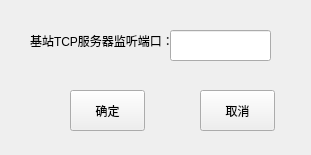
<?xml version="1.0" encoding="UTF-8"?>
<ui version="4.0">
 <class>AncTcpSrvPortConfigWidget</class>
 <widget class="QWidget" name="AncTcpSrvPortConfigWidget">
  <property name="geometry">
   <rect>
    <x>0</x>
    <y>0</y>
    <width>311</width>
    <height>155</height>
   </rect>
  </property>
  <property name="windowTitle">
   <string>Form</string>
  </property>
  <widget class="QPushButton" name="okBtn">
   <property name="geometry">
    <rect>
     <x>70</x>
     <y>90</y>
     <width>75</width>
     <height>41</height>
    </rect>
   </property>
   <property name="text">
    <string>确定</string>
   </property>
  </widget>
  <widget class="QPushButton" name="cancelBtn">
   <property name="geometry">
    <rect>
     <x>200</x>
     <y>90</y>
     <width>75</width>
     <height>41</height>
    </rect>
   </property>
   <property name="text">
    <string>取消</string>
   </property>
  </widget>
  <widget class="QLineEdit" name="tcpSrvPortEdit">
   <property name="geometry">
    <rect>
     <x>170</x>
     <y>30</y>
     <width>101</width>
     <height>31</height>
    </rect>
   </property>
  </widget>
  <widget class="QLabel" name="label">
   <property name="geometry">
    <rect>
     <x>30</x>
     <y>20</y>
     <width>141</width>
     <height>41</height>
    </rect>
   </property>
   <property name="text">
    <string>基站TCP服务器监听端口：</string>
   </property>
  </widget>
 </widget>
 <resources/>
 <connections/>
</ui>
